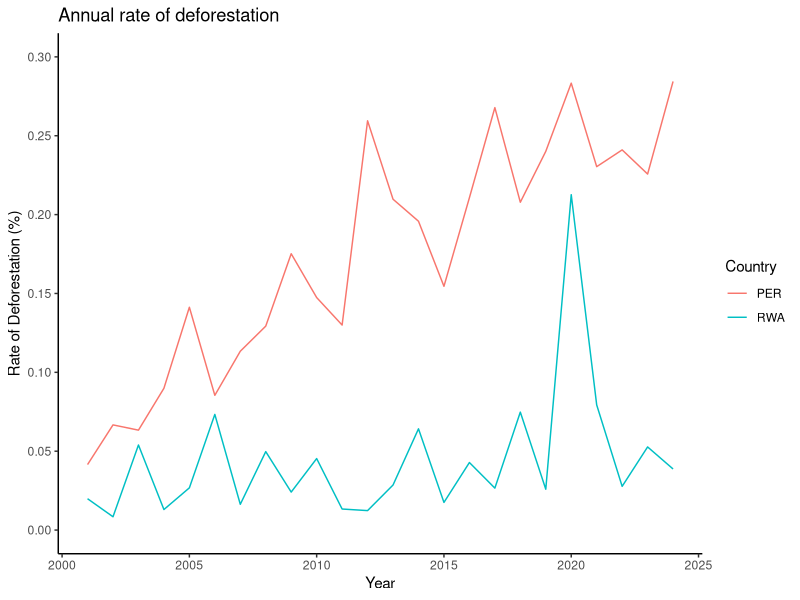
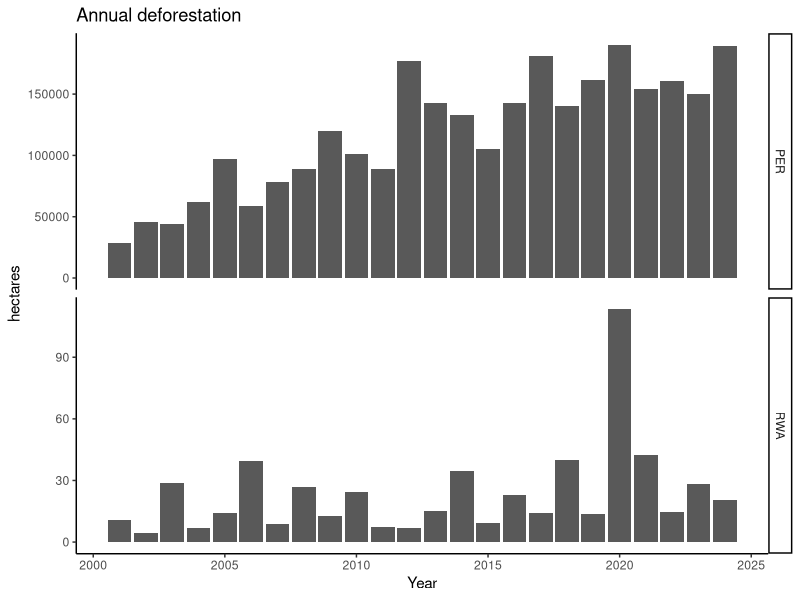

These figures' R source, in order:
library(tidyverse)
library(readxl)
library(here)
library(viridis)

peru <- read_csv(here("class_sessions", "/12_2_forest_loss", "in-class-activity-forest-loss","Primary Forest loss in Peru","treecover_extent_2000_in_primary_forests_2001_tropics_only__ha.csv"),
) %>% select(-area__ha) %>% rename (cover=umd_tree_cover_extent_2000__ha) %>% mutate(year=2000)
rwanda <- read_csv(here("class_sessions", "/12_2_forest_loss", "in-class-activity-forest-loss","Primary Forest loss in Rwanda","treecover_extent_2000_in_primary_forests_2001_tropics_only__ha.csv"),
)%>% select(-area__ha) %>% rename (cover=umd_tree_cover_extent_2000__ha) %>% mutate(year=2000)

cover_2000<-bind_rows(peru,rwanda)

peru_loss <- read_csv(here("class_sessions", "/12_2_forest_loss", "in-class-activity-forest-loss","Primary Forest loss in Peru","treecover_loss_in_primary_forests_2001_tropics_only__ha.csv"),
) %>% select(iso, year=umd_tree_cover_loss__year, loss=umd_tree_cover_loss__ha)
rwanda_loss <- read_csv(here("class_sessions", "/12_2_forest_loss", "in-class-activity-forest-loss","Primary Forest loss in Rwanda","treecover_loss_in_primary_forests_2001_tropics_only__ha.csv"),
)%>% select(iso, year=umd_tree_cover_loss__year, loss=umd_tree_cover_loss__ha)

loss<-bind_rows(peru_loss,rwanda_loss)


data<-full_join(loss,cover_2000) %>% 
  arrange(iso,year) %>% 
  rename(cover_ha=cover,loss_ha=loss)  %>%
  replace_na(list(loss=0,loss_ha=0)) %>% 
  rename(cover_end_ha=cover_ha) %>% 
  mutate(cover_start_ha=lag(cover_end_ha)) %>% 
  relocate(cover_start_ha,.before=loss_ha) %>% 
  replace_na(list(cover_start_ha=0,cover_end_ha=0)) %>% 
  mutate(cover_end_ha=cover_start_ha-cover_end_ha) %>% 
  filter(!year==2000)


tabulator <- function(data) {
  
  for (i in seq_along(data$year)) {
    data$cover_end_ha[i]<-data$cover_start_ha[i]-data$loss_ha[i]  
    if (i == max(seq_along(data$year))) {
      print("finished")
    } else {
      data$cover_start_ha[i+1]<-data$cover_end_ha[i]  
    }
  }
return(data)
  }
peru<-data %>% filter(iso=="PER")
rwanda<-data %>% filter(iso=="RWA")
peru<-tabulator(peru)
rwanda<-tabulator(rwanda)

data_all<-bind_rows(peru,rwanda)

data_all<- data_all %>% mutate(deforestation_rate=loss_ha/cover_start_ha*100)
data_all<- data_all %>% mutate(
  cover_start_km2=cover_start_ha/100,
  loss_km2=loss_ha/100,
  cover_end_km2=cover_end_ha/100)

data_all %>% 
  filter(year>2001) %>% 
  group_by(iso) %>% 
  summarize(sum(loss_km2))

data_all %>% 
  filter(year>2001) %>% 
  group_by(iso) %>% 
  summarize(sum(loss_ha)/1000000)

def_rate_plot<-ggplot(data_all, aes(x=year, y=deforestation_rate, group=iso,color=iso)) +
  geom_line() +
  labs(x="Year",y= "Rate of Deforestation (%)", color="Country")+
  ggtitle("Annual rate of deforestation") +
  scale_y_continuous(limits = c(0, .3), breaks = seq(0,.3,by=.05))+
  theme_classic()
  def_rate_plot
  
  

  def_annual_plot<-ggplot(data_all, aes(x=year, y=loss_ha)) +
    geom_bar(stat="identity") +
    labs(x="Year",y= "hectares", color="Country")+
    ggtitle("Annual deforestation") +
    # scale_y_continuous(limits = c(0, .3), breaks = seq(0,.3,by=.05))+
    facet_grid(rows = vars(iso),scales="free_y")+
    theme_classic()
  def_annual_plot
  

  